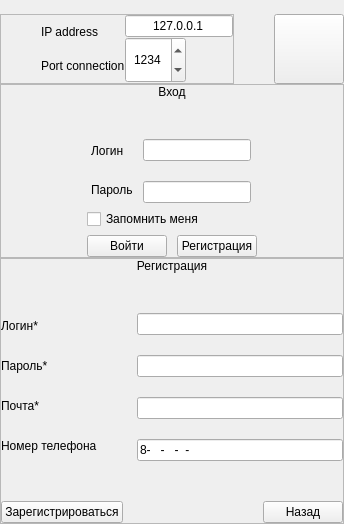
           <widget class="QWidget" name="tab_auth">
            <attribute name="title">
             <string>Страница</string>
            </attribute>
            <layout class="QGridLayout" name="gridLayout_29">
             <property name="leftMargin">
              <number>0</number>
             </property>
             <property name="topMargin">
              <number>0</number>
             </property>
             <property name="rightMargin">
              <number>0</number>
             </property>
             <property name="bottomMargin">
              <number>0</number>
             </property>
             <property name="spacing">
              <number>0</number>
             </property>
             <item row="0" column="0">
              <widget class="QLabel" name="la_logo">
               <property name="sizePolicy">
                <sizepolicy hsizetype="Expanding" vsizetype="Expanding">
                 <horstretch>0</horstretch>
                 <verstretch>0</verstretch>
                </sizepolicy>
               </property>
               <property name="maximumSize">
                <size>
                 <width>16777215</width>
                 <height>200</height>
                </size>
               </property>
               <property name="text">
                <string/>
               </property>
              </widget>
             </item>
             <item row="1" column="0">
              <layout class="QHBoxLayout" name="horizontalLayout_35">
               <property name="spacing">
                <number>0</number>
               </property>
               <item>
                <widget class="QFrame" name="frame_connection">
                 <property name="frameShape">
                  <enum>QFrame::StyledPanel</enum>
                 </property>
                 <property name="frameShadow">
                  <enum>QFrame::Raised</enum>
                 </property>
                 <layout class="QGridLayout" name="gridLayout">
                  <property name="leftMargin">
                   <number>0</number>
                  </property>
                  <property name="topMargin">
                   <number>0</number>
                  </property>
                  <property name="rightMargin">
                   <number>0</number>
                  </property>
                  <property name="bottomMargin">
                   <number>0</number>
                  </property>
                  <property name="spacing">
                   <number>0</number>
                  </property>
                  <item row="0" column="0">
                   <spacer name="horizontalSpacer_3">
                    <property name="orientation">
                     <enum>Qt::Horizontal</enum>
                    </property>
                    <property name="sizeHint" stdset="0">
                     <size>
                      <width>40</width>
                      <height>20</height>
                     </size>
                    </property>
                   </spacer>
                  </item>
                  <item row="0" column="1">
                   <layout class="QHBoxLayout" name="horizontalLayout_2">
                    <item>
                     <layout class="QVBoxLayout" name="verticalLayout_3">
                      <item>
                       <widget class="QLabel" name="la_ip">
                        <property name="text">
                         <string>IP address</string>
                        </property>
                       </widget>
                      </item>
                      <item>
                       <widget class="QLabel" name="la_port">
                        <property name="text">
                         <string>Port connection</string>
                        </property>
                       </widget>
                      </item>
                     </layout>
                    </item>
                    <item>
                     <layout class="QVBoxLayout" name="verticalLayout_4">
                      <item>
                       <widget class="QLineEdit" name="leHost">
                        <property name="sizePolicy">
                         <sizepolicy hsizetype="Fixed" vsizetype="Fixed">
                          <horstretch>0</horstretch>
                          <verstretch>0</verstretch>
                         </sizepolicy>
                        </property>
                        <property name="text">
                         <string>127.0.0.1</string>
                        </property>
                        <property name="alignment">
                         <set>Qt::AlignCenter</set>
                        </property>
                       </widget>
                      </item>
                      <item>
                       <widget class="QSpinBox" name="sbPort">
                        <property name="sizePolicy">
                         <sizepolicy hsizetype="Fixed" vsizetype="Fixed">
                          <horstretch>0</horstretch>
                          <verstretch>0</verstretch>
                         </sizepolicy>
                        </property>
                        <property name="maximumSize">
                         <size>
                          <width>16777215</width>
                          <height>50</height>
                         </size>
                        </property>
                        <property name="alignment">
                         <set>Qt::AlignCenter</set>
                        </property>
                        <property name="maximum">
                         <number>65536</number>
                        </property>
                        <property name="value">
                         <number>1234</number>
                        </property>
                       </widget>
                      </item>
                     </layout>
                    </item>
                   </layout>
                  </item>
                 </layout>
                </widget>
               </item>
               <item>
                <spacer name="horizontalSpacer_11">
                 <property name="orientation">
                  <enum>Qt::Horizontal</enum>
                 </property>
                 <property name="sizeHint" stdset="0">
                  <size>
                   <width>40</width>
                   <height>20</height>
                  </size>
                 </property>
                </spacer>
               </item>
               <item>
                <widget class="QPushButton" name="pb_connection">
                 <property name="sizePolicy">
                  <sizepolicy hsizetype="Fixed" vsizetype="Fixed">
                   <horstretch>0</horstretch>
                   <verstretch>0</verstretch>
                  </sizepolicy>
                 </property>
                 <property name="minimumSize">
                  <size>
                   <width>70</width>
                   <height>70</height>
                  </size>
                 </property>
                 <property name="text">
                  <string/>
                 </property>
                </widget>
               </item>
              </layout>
             </item>
             <item row="2" column="0">
              <widget class="QFrame" name="frame_enter">
               <property name="frameShape">
                <enum>QFrame::StyledPanel</enum>
               </property>
               <property name="frameShadow">
                <enum>QFrame::Raised</enum>
               </property>
               <layout class="QGridLayout" name="gridLayout_26">
                <property name="leftMargin">
                 <number>0</number>
                </property>
                <property name="topMargin">
                 <number>0</number>
                </property>
                <property name="rightMargin">
                 <number>0</number>
                </property>
                <property name="bottomMargin">
                 <number>0</number>
                </property>
                <property name="spacing">
                 <number>0</number>
                </property>
                <item row="0" column="0">
                 <layout class="QVBoxLayout" name="verticalLayout_46">
                  <property name="spacing">
                   <number>6</number>
                  </property>
                  <item>
                   <layout class="QVBoxLayout" name="verticalLayout_47">
                    <property name="spacing">
                     <number>40</number>
                    </property>
                    <item>
                     <widget class="QLabel" name="label_enter_or_reg">
                      <property name="sizePolicy">
                       <sizepolicy hsizetype="Preferred" vsizetype="Fixed">
                        <horstretch>0</horstretch>
                        <verstretch>0</verstretch>
                       </sizepolicy>
                      </property>
                      <property name="text">
                       <string>Вход</string>
                      </property>
                      <property name="alignment">
                       <set>Qt::AlignHCenter|Qt::AlignTop</set>
                      </property>
                     </widget>
                    </item>
                    <item>
                     <layout class="QHBoxLayout" name="horizontalLayout_32">
                      <property name="spacing">
                       <number>6</number>
                      </property>
                      <item>
                       <layout class="QVBoxLayout" name="verticalLayout_48">
                        <property name="spacing">
                         <number>20</number>
                        </property>
                        <item>
                         <widget class="QLabel" name="label_login">
                          <property name="sizePolicy">
                           <sizepolicy hsizetype="Fixed" vsizetype="Fixed">
                            <horstretch>0</horstretch>
                            <verstretch>0</verstretch>
                           </sizepolicy>
                          </property>
                          <property name="text">
                           <string>Логин</string>
                          </property>
                          <property name="alignment">
                           <set>Qt::AlignLeading|Qt::AlignLeft|Qt::AlignVCenter</set>
                          </property>
                         </widget>
                        </item>
                        <item>
                         <widget class="QLabel" name="label_pass">
                          <property name="sizePolicy">
                           <sizepolicy hsizetype="Fixed" vsizetype="Fixed">
                            <horstretch>0</horstretch>
                            <verstretch>0</verstretch>
                           </sizepolicy>
                          </property>
                          <property name="text">
                           <string>Пароль</string>
                          </property>
                         </widget>
                        </item>
                       </layout>
                      </item>
                      <item>
                       <layout class="QVBoxLayout" name="verticalLayout_49">
                        <property name="spacing">
                         <number>20</number>
                        </property>
                        <item>
                         <widget class="QLineEdit" name="le_login_enter">
                          <property name="sizePolicy">
                           <sizepolicy hsizetype="Fixed" vsizetype="Fixed">
                            <horstretch>0</horstretch>
                            <verstretch>0</verstretch>
                           </sizepolicy>
                          </property>
                          <property name="text">
                           <string/>
                          </property>
                         </widget>
                        </item>
                        <item>
                         <widget class="QLineEdit" name="le_pass_enter">
                          <property name="sizePolicy">
                           <sizepolicy hsizetype="Fixed" vsizetype="Fixed">
                            <horstretch>0</horstretch>
                            <verstretch>0</verstretch>
                           </sizepolicy>
                          </property>
                          <property name="echoMode">
                           <enum>QLineEdit::Password</enum>
                          </property>
                         </widget>
                        </item>
                       </layout>
                      </item>
                     </layout>
                    </item>
                   </layout>
                  </item>
                  <item>
                   <widget class="QCheckBox" name="cb_autoLogin">
                    <property name="text">
                     <string>Запомнить меня</string>
                    </property>
                   </widget>
                  </item>
                  <item>
                   <layout class="QHBoxLayout" name="horizontalLayout_33">
                    <property name="spacing">
                     <number>10</number>
                    </property>
                    <item>
                     <widget class="QPushButton" name="pb_enter_enter">
                      <property name="sizePolicy">
                       <sizepolicy hsizetype="Fixed" vsizetype="Fixed">
                        <horstretch>0</horstretch>
                        <verstretch>0</verstretch>
                       </sizepolicy>
                      </property>
                      <property name="maximumSize">
                       <size>
                        <width>16777215</width>
                        <height>50</height>
                       </size>
                      </property>
                      <property name="text">
                       <string>Войти</string>
                      </property>
                      <property name="shortcut">
                       <string>Return</string>
                      </property>
                     </widget>
                    </item>
                    <item>
                     <widget class="QPushButton" name="pb_reg_enter">
                      <property name="sizePolicy">
                       <sizepolicy hsizetype="Fixed" vsizetype="Fixed">
                        <horstretch>0</horstretch>
                        <verstretch>0</verstretch>
                       </sizepolicy>
                      </property>
                      <property name="maximumSize">
                       <size>
                        <width>16777215</width>
                        <height>50</height>
                       </size>
                      </property>
                      <property name="text">
                       <string>Регистрация</string>
                      </property>
                     </widget>
                    </item>
                   </layout>
                  </item>
                 </layout>
                </item>
               </layout>
              </widget>
             </item>
             <item row="3" column="0">
              <widget class="QFrame" name="frame_reg">
               <property name="frameShape">
                <enum>QFrame::StyledPanel</enum>
               </property>
               <property name="frameShadow">
                <enum>QFrame::Raised</enum>
               </property>
               <layout class="QGridLayout" name="gridLayout_2">
                <property name="leftMargin">
                 <number>0</number>
                </property>
                <property name="topMargin">
                 <number>0</number>
                </property>
                <property name="rightMargin">
                 <number>0</number>
                </property>
                <property name="bottomMargin">
                 <number>0</number>
                </property>
                <property name="spacing">
                 <number>0</number>
                </property>
                <item row="0" column="0">
                 <layout class="QVBoxLayout" name="verticalLayout_5">
                  <property name="spacing">
                   <number>40</number>
                  </property>
                  <item>
                   <widget class="QLabel" name="la_reg_Title">
                    <property name="sizePolicy">
                     <sizepolicy hsizetype="Preferred" vsizetype="Fixed">
                      <horstretch>0</horstretch>
                      <verstretch>0</verstretch>
                     </sizepolicy>
                    </property>
                    <property name="text">
                     <string>Регистрация</string>
                    </property>
                    <property name="alignment">
                     <set>Qt::AlignHCenter|Qt::AlignTop</set>
                    </property>
                   </widget>
                  </item>
                  <item>
                   <layout class="QHBoxLayout" name="horizontalLayout_34">
                    <item>
                     <layout class="QVBoxLayout" name="verticalLayout_51">
                      <property name="spacing">
                       <number>20</number>
                      </property>
                      <item>
                       <widget class="QLabel" name="la_reg_login">
                        <property name="sizePolicy">
                         <sizepolicy hsizetype="Fixed" vsizetype="Fixed">
                          <horstretch>0</horstretch>
                          <verstretch>0</verstretch>
                         </sizepolicy>
                        </property>
                        <property name="text">
                         <string>Логин*</string>
                        </property>
                        <property name="alignment">
                         <set>Qt::AlignLeading|Qt::AlignLeft|Qt::AlignVCenter</set>
                        </property>
                       </widget>
                      </item>
                      <item>
                       <widget class="QLabel" name="la_reg_Pass">
                        <property name="sizePolicy">
                         <sizepolicy hsizetype="Fixed" vsizetype="Fixed">
                          <horstretch>0</horstretch>
                          <verstretch>0</verstretch>
                         </sizepolicy>
                        </property>
                        <property name="text">
                         <string>Пароль*</string>
                        </property>
                       </widget>
                      </item>
                      <item>
                       <widget class="QLabel" name="la_reg_Mail">
                        <property name="sizePolicy">
                         <sizepolicy hsizetype="Fixed" vsizetype="Fixed">
                          <horstretch>0</horstretch>
                          <verstretch>0</verstretch>
                         </sizepolicy>
                        </property>
                        <property name="text">
                         <string>Почта*</string>
                        </property>
                        <property name="alignment">
                         <set>Qt::AlignLeading|Qt::AlignLeft|Qt::AlignVCenter</set>
                        </property>
                       </widget>
                      </item>
                      <item>
                       <widget class="QLabel" name="la_reg_Phone">
                        <property name="sizePolicy">
                         <sizepolicy hsizetype="Fixed" vsizetype="Fixed">
                          <horstretch>0</horstretch>
                          <verstretch>0</verstretch>
                         </sizepolicy>
                        </property>
                        <property name="text">
                         <string>Номер телефона</string>
                        </property>
                        <property name="alignment">
                         <set>Qt::AlignLeading|Qt::AlignLeft|Qt::AlignVCenter</set>
                        </property>
                       </widget>
                      </item>
                     </layout>
                    </item>
                    <item>
                     <layout class="QVBoxLayout" name="verticalLayout_52">
                      <property name="spacing">
                       <number>20</number>
                      </property>
                      <item>
                       <widget class="QLineEdit" name="le_reg_Login">
                        <property name="sizePolicy">
                         <sizepolicy hsizetype="Expanding" vsizetype="Fixed">
                          <horstretch>0</horstretch>
                          <verstretch>0</verstretch>
                         </sizepolicy>
                        </property>
                        <property name="inputMethodHints">
                         <set>Qt::ImhNone</set>
                        </property>
                        <property name="text">
                         <string/>
                        </property>
                       </widget>
                      </item>
                      <item>
                       <widget class="QLineEdit" name="le_reg_Pass">
                        <property name="sizePolicy">
                         <sizepolicy hsizetype="Expanding" vsizetype="Fixed">
                          <horstretch>0</horstretch>
                          <verstretch>0</verstretch>
                         </sizepolicy>
                        </property>
                        <property name="echoMode">
                         <enum>QLineEdit::Password</enum>
                        </property>
                       </widget>
                      </item>
                      <item>
                       <widget class="QLineEdit" name="le_reg_Mail">
                        <property name="sizePolicy">
                         <sizepolicy hsizetype="Expanding" vsizetype="Fixed">
                          <horstretch>0</horstretch>
                          <verstretch>0</verstretch>
                         </sizepolicy>
                        </property>
                       </widget>
                      </item>
                      <item>
                       <widget class="QLineEdit" name="le_reg_Phone">
                        <property name="sizePolicy">
                         <sizepolicy hsizetype="Expanding" vsizetype="Fixed">
                          <horstretch>0</horstretch>
                          <verstretch>0</verstretch>
                         </sizepolicy>
                        </property>
                        <property name="inputMask">
                         <string>8-000-000-00-00</string>
                        </property>
                       </widget>
                      </item>
                     </layout>
                    </item>
                   </layout>
                  </item>
                  <item>
                   <layout class="QHBoxLayout" name="horizontalLayout_3">
                    <item>
                     <widget class="QPushButton" name="pb_reg_Reg">
                      <property name="sizePolicy">
                       <sizepolicy hsizetype="Fixed" vsizetype="Fixed">
                        <horstretch>0</horstretch>
                        <verstretch>0</verstretch>
                       </sizepolicy>
                      </property>
                      <property name="maximumSize">
                       <size>
                        <width>16777215</width>
                        <height>50</height>
                       </size>
                      </property>
                      <property name="layoutDirection">
                       <enum>Qt::LeftToRight</enum>
                      </property>
                      <property name="text">
                       <string>Зарегистрироваться</string>
                      </property>
                     </widget>
                    </item>
                    <item>
                     <spacer name="horizontalSpacer_4">
                      <property name="orientation">
                       <enum>Qt::Horizontal</enum>
                      </property>
                      <property name="sizeHint" stdset="0">
                       <size>
                        <width>40</width>
                        <height>20</height>
                       </size>
                      </property>
                     </spacer>
                    </item>
                    <item>
                     <widget class="QPushButton" name="pb_reg_back">
                      <property name="sizePolicy">
                       <sizepolicy hsizetype="Fixed" vsizetype="Fixed">
                        <horstretch>0</horstretch>
                        <verstretch>0</verstretch>
                       </sizepolicy>
                      </property>
                      <property name="maximumSize">
                       <size>
                        <width>16777215</width>
                        <height>50</height>
                       </size>
                      </property>
                      <property name="baseSize">
                       <size>
                        <width>0</width>
                        <height>0</height>
                       </size>
                      </property>
                      <property name="text">
                       <string>Назад</string>
                      </property>
                     </widget>
                    </item>
                   </layout>
                  </item>
                 </layout>
                </item>
               </layout>
              </widget>
             </item>
            </layout>
           </widget>
